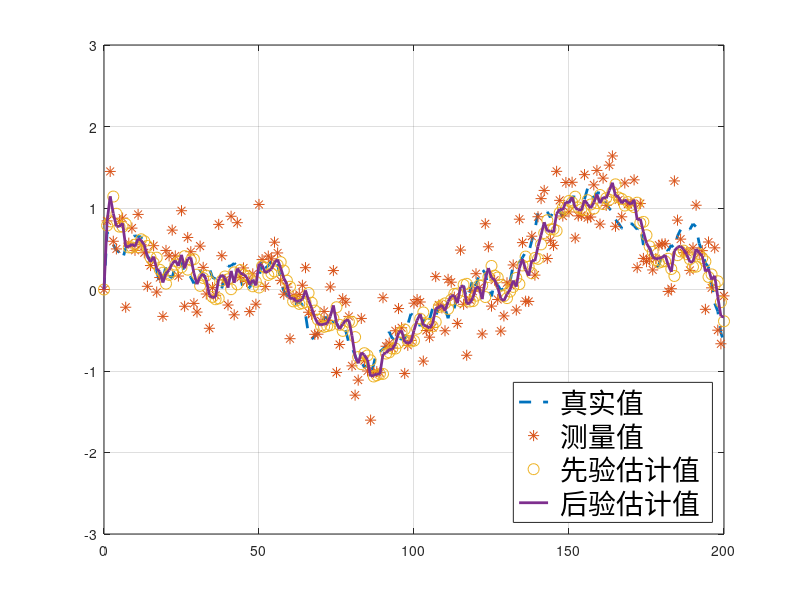

Here is the MATLAB script that generated this plot:
  %%%%%%%%%%%%%%%%%%%%%%%%%%%%%%%%%%%%%%%%%%%%%
%% 程序名称：Extended_KalmanFilter.m
%% 程序功能：扩展卡尔曼滤波器案例（6.5.2节案例）
%%%%%%%%%%%%%%%%%%%%%%%%%%%%%%%%%%%%%%%%%%%%%

%% 程序初始化，清空工作空间，缓存，
clear all;
close all;
clc;
% 离散时间步长
Ts = 0.01;

%%%%%%%%%%%%%%%%%参数设计%%%%%%%%%%%%%%%%%%%%%
% 定义过程噪声协方差矩阵
Q = [0.01 0; 0 0.01];
% 定义测量噪声协方差矩阵
R_c = [0.1 0; 0 0.1];
% 定义重力加速度
g=10;
% 定义连杆长度
l=0.5;

%%%%%%%%%%%%%%%%%系统初始化%%%%%%%%%%%%%%%%%%%%
% 初始化系统状态
x0 = [pi/4; 0];
% 初始化状态赋值
x = x0;
% 初始化测量值
z0 = [0; 0];
% 初始化测量值赋值
z = z0;
% 初始化先验估计
x_hat_minus0 = [0; 0];
% 初始化先验估计赋值
x_hat_minus = x_hat_minus0;
% 初始化后验估计
x_hat0 = [pi/4; 0];
% 初始化后验估计赋值
x_hat = x_hat0;
% 初始化后验估计误差协方差矩阵
P0 = [1 0;0 1];
% 初始后验估计误差协方差矩阵赋值
P = P0;
% 计算变量维度
n = size (x,1);
%%%%%%%%%%%%%%%%%%%%%%%%%%%%%%%%%%%%%%%%%%%%%%
% 定义系统运行步数
k_steps = 200;
% 定义x_history零矩阵，用于储存系统状态结果，维度n x k_steps
x_history = zeros(n,k_steps);
% 定义x_hat_history零矩阵，用于储存后验估计结果，维度n x k_steps
x_hat_history = zeros(n,k_steps);
% 定义x_hat_minus_history零矩阵，用于储存先验估计结果，维度n x k_steps
x_hat_minus_history = zeros(n,k_steps);
% 定义z_history零矩阵，用于测量结果，维度n x k_steps
z_history = zeros(n,k_steps);

%%%%%%%%%%%%%生成过程与测量噪声%%%%%%%%%%%%%%%%%%
Q_a = [0.01 0; 0 0.01];
% 定义真实的测量噪声协方差矩阵
R_a = [0.1 0; 0 0.1];
% 随机生成过程噪声
w = chol(Q_a)* randn(2,k_steps);
% 随机生成测量噪声
v = sqrt(R_a)* randn(2,k_steps);

%% Kalman Filter

for k = 1:k_steps
    % 系统状态空间方程，计算实际状态变量x1
    x(1) = x(1) + x(2)*Ts + w(1,k);
    % 系统状态空间方程，计算实际状态变量x2
    x(2) = x(2) - g/l*sin(x(1))*Ts + w(2,k);
    % 计算实际测量值，在实际应用中，这一项来自传感器测量
    z(1) = x(1) + v(1,k);
    z(2) = x(2) + v(2,k);

    %%%%%%%%%%%%%%%%%%扩展卡尔曼滤波器%%%%%%%%%%%%%%%%%
    % 计算先验状态估计
    x_hat_minus(1) = x_hat(1) + x_hat(2)*Ts;
    x_hat_minus(2) = x_hat(2) -g/l*sin(x_hat(1))*Ts;
    % 计算更新雅可比矩阵
    A = [1 Ts ; -g/l*cos(x_hat(1))*Ts,1];
    W = [1 0; 0 1];
    H_m = [1 0; 0 1];
    V = [1 0; 0 1];
    %% 计算先验估计误差协方差矩阵
    P_minus = A*P*transpose(A) + transpose(W)*Q*W;
    %% 计算卡尔曼增益
    K =  P_minus*transpose(H_m)/(H_m*P_minus*transpose(H_m)+ V *R_c*transpose(V) );
    %% 更新后验估计
    x_hat = x_hat_minus + K*(z-x_hat_minus);
    %% 后验估计误差协方差矩阵
    P = (eye(n)- K*H_m)*P_minus;
    %%%%%%%%%%%%%%%%%%%%%%%%%%%%%%%%%%%%%%%%%%%%%%%%

    % 保存系统状态到预先定义矩阵的相应位置
    x_history (:,k+1) =  x;
    % 保存测量值到预先定义矩阵的相应位置
    z_history (:,k+1) =  z;
    % 保存先验估计到预先定义矩阵的相应位置
    x_hat_minus_history (:,k+1) = x_hat_minus;
    % 保存后验估计到预先定义矩阵的相应位置
    x_hat_history (:,k+1) = x_hat;
end


%%%%%%%%%%%%%%%%%结果%%%%%%%%%%%%%%%%%%%%%%%%%%%
figure(1, 'position',[150 150 1500 500]);
% x1真实结果
plot (0:length(x_history)-1,x_history(1,:),'--','LineWidth',2);
hold on
% x1测量值
plot ( 0:length(z_history)-1,z_history(1,:),'*','MarkerSize',8)
ylim([-3 3]);
% x1先验估计值
plot (0:length(x_hat_minus_history)-1,x_hat_minus_history(1,:),'o','MarkerSize',8);
% x1后验估计值
plot ( 0:length(x_hat_history)-1,x_hat_history(1,:),'LineWidth',2);
legend(' 真实值 ',' 测量值 ',' 先验估计值 ',' 后验估计值 ')
set(legend, 'Location', 'southeast','FontSize', 20);
hold off;
grid on
% 计算Ems 均方误差
Ems= (x_hat_history(1,:)-x_history(1,:))*(x_hat_history(1,:)-x_history(1,:))'/k_steps
